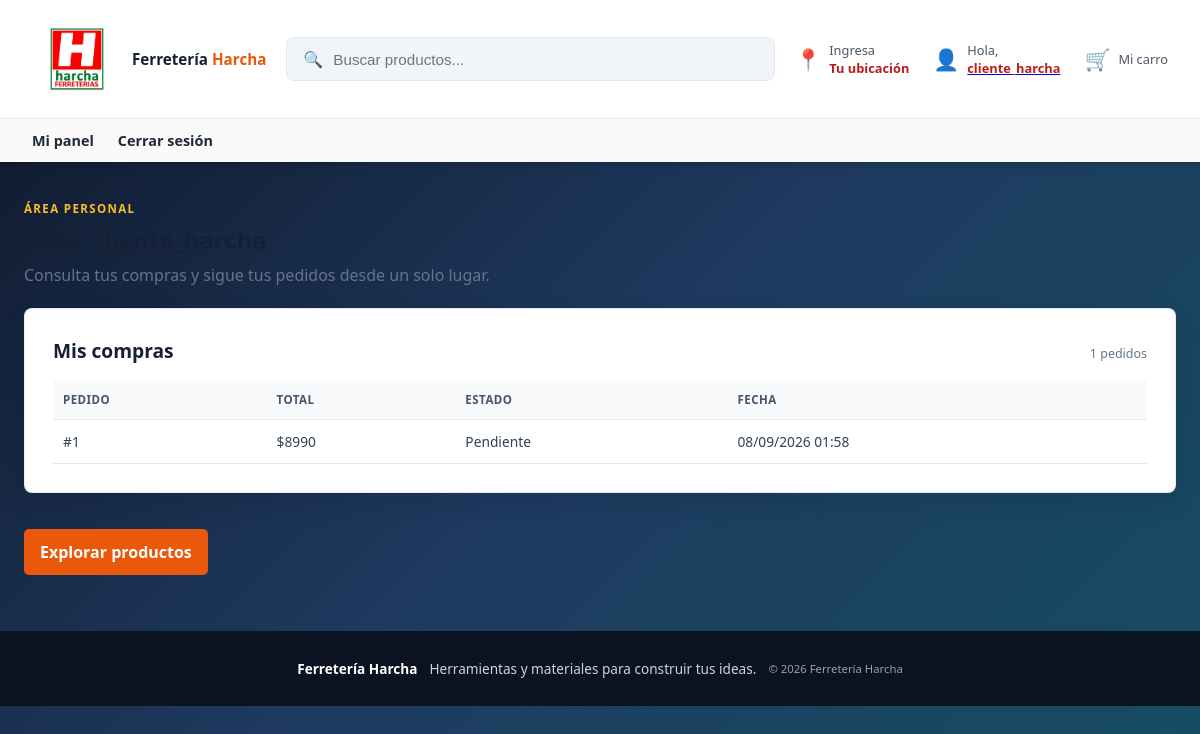
/panel/cliente/ (signed in), run on the app's committed database.
### catalogo/models.py (models this page shows, shortened)
class Venta(models.Model):
	ESTADOS = (
		('pendiente', 'Pendiente'),
		('pagada', 'Pagada'),
		('enviada', 'Enviada'),
		('completada', 'Completada'),
		('cancelada', 'Cancelada'),
	)
	cliente = models.ForeignKey(User, on_delete=models.CASCADE, related_name='ventas')
	detalle = models.JSONField(default=list)
	total = models.PositiveIntegerField(default=0)
	estado = models.CharField(max_length=20, choices=ESTADOS, default='pendiente')
	creada_en = models.DateTimeField(auto_now_add=True)
	class Meta:
		ordering = ['-creada_en']

### catalogo/views.py (the view)
# urls.py: path('panel/cliente/', views.panel_cliente, name='panel_cliente'),
@login_required(login_url='login')
def panel_cliente(request):
    ventas = request.user.ventas.all()
    return render(request, 'catalogo/panel_cliente.html', {'ventas': ventas})

### catalogo/templates/catalogo/panel_cliente.html (shortened to what this page needs)
{% extends 'catalogo/base.html' %}
{% block contenido %}
<section class="panel-encabezado">
    <span class="eyebrow">Área personal</span>
    <h1>Hola, {{ user.username }}</h1>
    <p>Consulta tus compras y sigue tus pedidos desde un solo lugar.</p>
</section>
<section class="panel-seccion">
    <div class="seccion-titulo"><h2>Mis compras</h2><span>{{ ventas|length }} pedidos</span></div>
    <div class="tabla-contenedor">
        <table class="tabla-panel">
            <thead><tr><th>Pedido</th><th>Total</th><th>Estado</th><th>Fecha</th></tr></thead>
            <tbody>
                {% for venta in ventas %}<tr><td>#{{ venta.id }}</td><td>${{ venta.total }}</td><td>{{ venta.get_estado_display }}</td><td>{{ venta.creada_en|date:'d/m/Y H:i' }}</td></tr>
                {% empty %}<tr><td colspan="4">Todavía no tienes compras registradas.</td></tr>{% endfor %}
            </tbody>
        </table>
    </div>
</section>
<a class="btn-principal enlace-boton" href="{% url 'home' %}">Explorar productos</a>
{% endblock %}

### catalogo/templates/catalogo/base.html (shortened to what this page needs)
{% load static %}
<!DOCTYPE html>
<html lang="es">
<head>
    <link rel="stylesheet" href="{% static 'catalogo/css/style.css' %}">
</head>
<body>
    <header class="navbar">
        <div class="navbar-top">
            <a href="{% url 'home' %}" class="marca">
                <img src="{% static 'catalogo/img/logo.png' %}" alt="Logo Ferretería Harcha" class="logo">
                <span>Ferretería <strong>Harcha</strong></span>
            </a>
            <div class="barra-busqueda-top">
                <span class="icono-buscar">🔍</span>
                <input type="text" id="buscador" placeholder="Buscar productos...">
            </div>
            <div class="navbar-acciones">
                <div class="accion-item">
                    <span class="icono">📍</span>
                    <span class="texto-accion">
                        Ingresa<br><strong>Tu ubicación</strong>
                    </span>
                </div>
                <div class="accion-item">
                    <span class="icono">👤</span>
                    <span class="texto-accion">
                        {% if user.is_authenticated %}
                            Hola,<br><a href="{% if user.is_staff %}{% url 'panel_admin' %}{% else %}{% url 'panel_cliente' %}{% endif %}"><strong>{{ user.username }}</strong></a>
                        {% else %}
                            Hola,<br><a href="{% url 'login' %}"><strong>Inicia Sesión</strong></a>
                        {% endif %}
                    </span>
                </div>
                <a class="accion-item accion-carro" href="{% url 'carro' %}">
                    <span class="icono">🛒</span>
                    <span class="texto-accion">Mi carro</span>
                </a>
            </div>
        </div>
        <nav class="navbar-categorias">
            {% if user.is_authenticated %}
                <a class="subnav-item" href="{% if user.is_staff %}{% url 'panel_admin' %}{% else %}{% url 'panel_cliente' %}{% endif %}">Mi panel</a>
                <a class="subnav-item" href="{% url 'logout' %}">Cerrar sesión</a>
            {% else %}
                <a class="subnav-item" href="{% url 'registro' %}">Crear cuenta</a>
            {% endif %}
        </nav>
    </header>
    <main>
        {% block contenido %}
        {% endblock %}
    </main>
    <footer>
        <div class="footer-contenido">
            <strong>Ferretería Harcha</strong>
            <span>Herramientas y materiales para construir tus ideas.</span>
            <small>&copy; 2026 Ferretería Harcha</small>
        </div>
    </footer>
</body>
</html>

### catalogo/static/catalogo/css/style.css (style rules this page uses)
* { margin: 0; padding: 0; box-sizing: border-box; }
body { font-family: 'Segoe UI', Arial, sans-serif; background: linear-gradient(135deg, #0f172a 0%, #1e3a5f 50%, #164e63 100%); color: #1f2937; min-height: 100vh; }
.navbar { background: white; box-shadow: 0 2px 10px rgba(0,0,0,0.2); }
.navbar-top { display: flex; align-items: center; gap: 20px; padding: 14px 32px; max-width: 1300px; margin: 0 auto; }
.logo { height: 90px; width: auto; border-radius: 6px; flex-shrink: 0; }
.marca { display: flex; align-items: center; gap: 10px; color: #172033; font-size: 0.95rem; font-weight: 700; text-decoration: none; white-space: nowrap; }
.marca strong { color: #ea580c; }
.barra-busqueda-top { flex: 1; display: flex; align-items: center; background: #f1f5f9; border: 1px solid #e2e8f0; border-radius: 8px; padding: 10px 16px; gap: 10px; }
.barra-busqueda-top input { flex: 1; border: none; background: transparent; font-size: 0.95rem; outline: none; }
.navbar-acciones { display: flex; align-items: center; gap: 24px; flex-shrink: 0; }
.accion-item { display: flex; align-items: center; gap: 8px; cursor: pointer; font-size: 0.8rem; color: #4b5563; white-space: nowrap; text-decoration: none; }
.accion-item .icono { font-size: 1.3rem; }
.accion-item strong { color: #b91c1c; }
.navbar-categorias { display: flex; align-items: center; gap: 24px; padding: 12px 32px; background: #fafafa; border-top: 1px solid #e5e7eb; max-width: 1300px; margin: 0 auto; }
.subnav-item { font-size: 0.9rem; font-weight: 600; color: #1f2937; cursor: pointer; white-space: nowrap; }
.subnav-item[href] { text-decoration: none; }
.auth-panel, .panel-seccion { padding: 28px; border: 1px solid rgba(226, 232, 240, 0.8); border-radius: 8px; background: #ffffff; box-shadow: 0 8px 24px rgba(15, 23, 42, 0.14); }
.auth-panel h1, .panel-encabezado h1 { margin: 5px 0 8px; color: #172033; }
.auth-panel > p, .panel-encabezado p { color: #64748b; }
.btn-principal { display: inline-block; width: 100%; margin-top: 14px; padding: 12px 16px; border: 0; border-radius: 5px; background: #ea580c; color: #ffffff; font-weight: 700; text-align: center; text-decoration: none; cursor: pointer; }
.panel-encabezado { margin-bottom: 22px; }
.metricas-panel span, .seccion-titulo span { color: #64748b; font-size: 0.78rem; }
.panel-seccion { margin-bottom: 22px; }
.seccion-titulo { display: flex; align-items: baseline; justify-content: space-between; gap: 12px; margin-bottom: 16px; }
.seccion-titulo h2 { color: #172033; font-size: 1.2rem; }
.tabla-contenedor { overflow-x: auto; }
.tabla-panel { width: 100%; border-collapse: collapse; min-width: 620px; color: #334155; font-size: 0.86rem; }
.tabla-panel th, .tabla-panel td { padding: 12px 10px; border-bottom: 1px solid #e2e8f0; text-align: left; }
.tabla-panel th { background: #f8fafc; color: #475569; font-size: 0.72rem; letter-spacing: 0.04em; text-transform: uppercase; }
.enlace-boton { width: auto; }
main { width: min(1300px, calc(100% - 48px)); margin: 0 auto; padding: 34px 0 56px; }
.eyebrow { color: #fbbf24; font-size: 0.72rem; font-weight: 800; letter-spacing: 0.12em; text-transform: uppercase; }
footer { padding: 28px 22px; background: #0b1220; color: #cbd5e1; font-size: 0.85rem; text-align: center; }
.footer-contenido { display: flex; align-items: center; justify-content: center; gap: 12px; flex-wrap: wrap; }
.footer-contenido strong { color: #ffffff; }
.footer-contenido small { color: #94a3b8; }

### data on the page
Venta: id "1", total "8990", estado "Pendiente", creada_en "08/09/2026 01:58"

### other printed values
{{ user.username }} "cliente_harcha"
{{ ventas|length }} "1"
